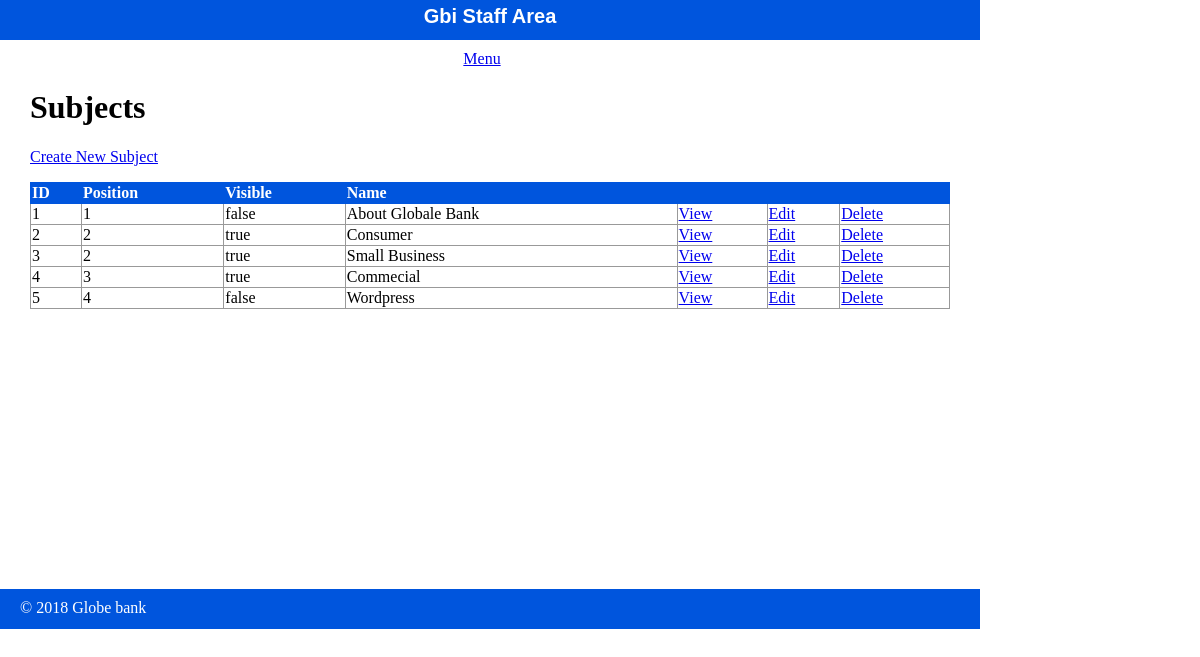
Page /staff/subjects/index.php on the earlier database version.
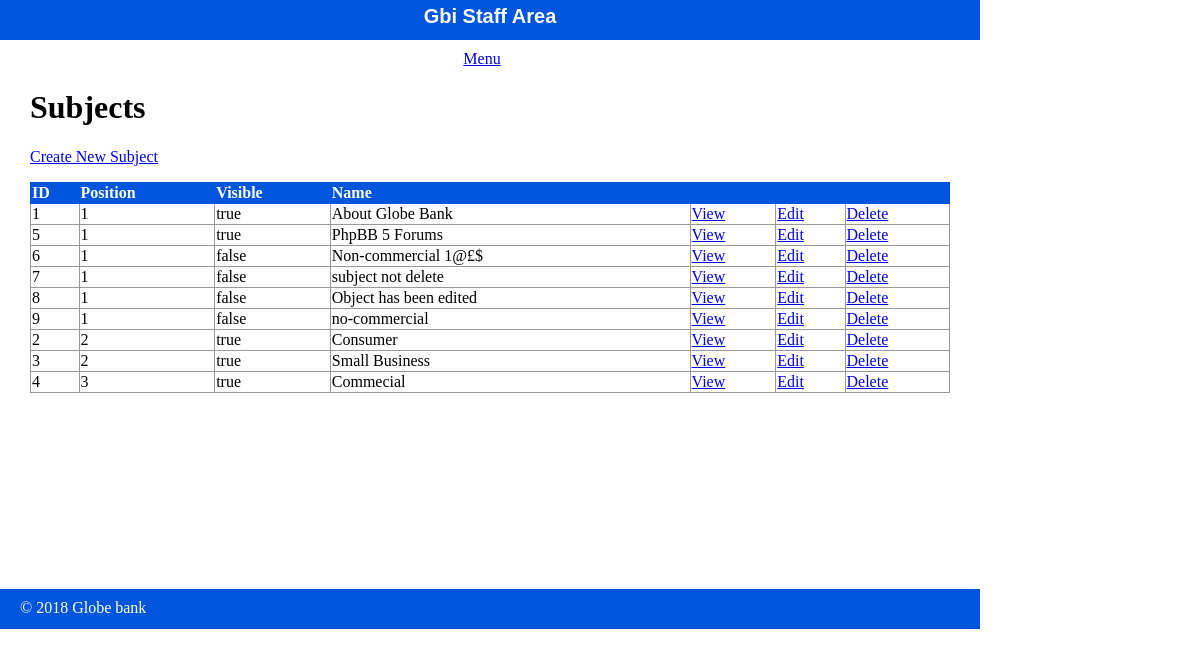
Same page on the later database version.
### tables this page shows
CREATE TABLE `subjects` (
  `id` int(11) NOT NULL,
  `menu_name` varchar(255) DEFAULT NULL,
  `position` int(3) DEFAULT NULL,
  `visible` tinyint(1) DEFAULT NULL
);

### private/functions.php (called while the page is built, shortened)
<?php
function url_for($script_path){
  if($script_path[0] != '/'){
    $script_path = "/" . $script_path;
  }
  return WWW_ROOT . $script_path;
}
function u($string=""){
  return urlencode($string);
}
function h($string=""){
  return htmlspecialchars($string);
}
?>

### private/query_functions.php (called while the page is built, shortened)
<?php
  function find_all_subjects(){
    global $db;
    $sql = "SELECT * FROM subjects ";
    $sql .="ORDER BY position ASC";
    $result = mysqli_query($db, $sql);
    return $result;
  }
 ?>

### public/staff/subjects/index.php (the view, shortened to what this page needs)
<?php
  $subject_set = find_all_subjects();
?>
<?php include(SHARED_PATH . '/staff_header.php'); ?>
<div id="content">
  <div class="subjects listing">
    <h1>Subjects</h1>
    <div class="actions">
      <a class="action" href="<?php echo url_for('/staff/subjects/new.php');?> ">Create New Subject</a>
    </div>
    <table class="list">
      <tr>
        <th>ID</th>
        <th>Position</th>
        <th>Visible</th>
        <th>Name</th>
        <th>&nbsp;</th>
        <th>&nbsp;</th>
        <th>&nbsp;</th>
      </tr>
      <?php while($subject = mysqli_fetch_assoc($subject_set)){ ?>
        <tr>
          <td><?php echo h($subject['id']); ?> </td>
          <td><?php echo h($subject['position']); ?> </td>
          <td><?php echo h($subject['visible']) == 1 ? 'true' :'false'; ?></td>
          <td><?php echo h($subject['menu_name']); ?></td>
          <td>  <a class="action" href="<?php echo
          url_for('/staff/subjects/show.php?id=' . h(u($subject['id']))); ?> ">View</a></td>
          <td>  <a class="action" href="<?php echo url_for('/staff/subjects/edit.php?id=' . h(u($subject['id'])));
          ?> ">Edit</a></td>
          <td>  <a class="action" href=" <?php echo url_for('staff/subjects/delete.php?id=' . h(u($subject['id']))); ?> ">Delete</a></td>
        </tr>
      <?php } ?>
    </table>
  </div>
</div>
<?php include(SHARED_PATH . '/staff_footer.php'); ?>

Differences in the rows shown:
changed subjects id 1: menu_name "About Globale Bank" → "About Globe Bank"; visible "false" → "true"
changed subjects id 5: position "4" → "1"; menu_name "Wordpress" → "PhpBB 5 Forums"; visible "false" → "true"; moves up the list
added subjects: id "6", position "1", visible "false", menu_name "Non-commercial 1@£$"
added subjects: id "7", position "1", visible "false", menu_name "subject not delete"
added subjects: id "8", position "1", visible "false", menu_name "Object has been edited"
added subjects: id "9", position "1", visible "false", menu_name "no-commercial"
